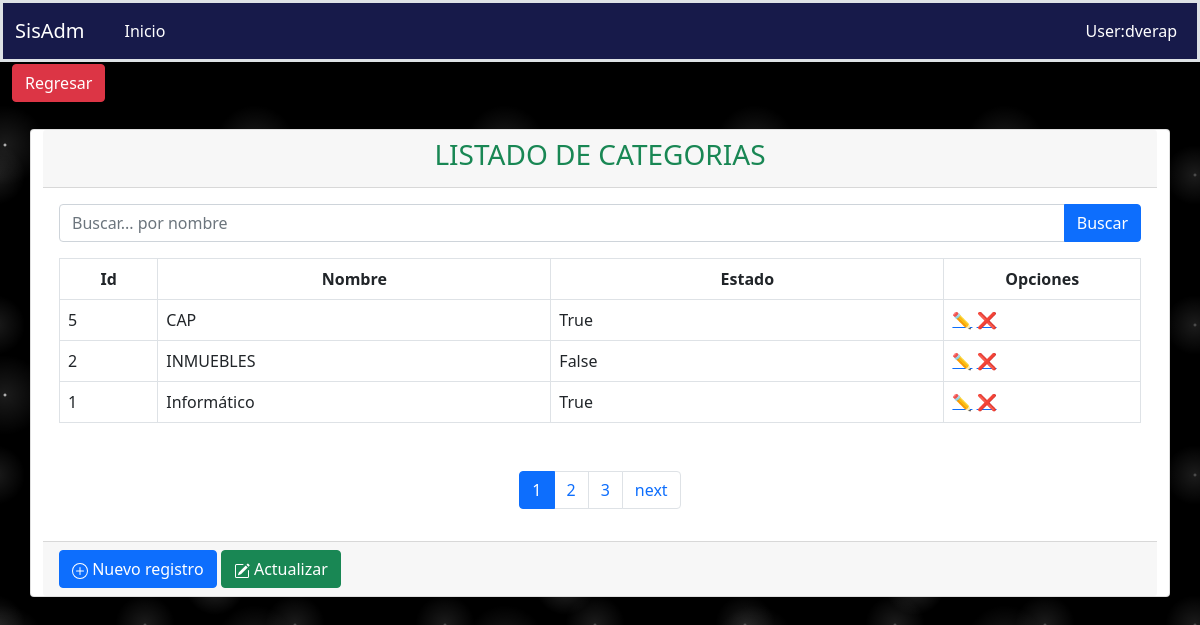
Screenshot of /listcategoria/ with the database file from the repository.
### aplicaciones/activos_fijos/models.py (models this page shows, shortened)
class Categoria(models.Model):
    nombre = models.CharField(max_length=50, blank=True, null=True)
    estado = models.BooleanField(default=True)
    class Meta:
        verbose_name = "Categoria"
        verbose_name_plural = "Categorias"
        ordering = ['nombre']

### aplicaciones/activos_fijos/views/categoria/views.py (the view)
# urls.py: path('listcategoria/', ListCategoria.as_view(), name='listcategoria'),
class ListCategoria(ListView):
    template_name = "categoria/list.html"
    model = Categoria
    context_object_name = 'Categoria'
    paginate_by = 3
    def get_queryset(self):
        query = self.request.GET.get("query")
        print(query)
        if query:
            return self.model.objects.filter(nombre__icontains=query)
        else:
            return self.model.objects.all()
    def get_context_data(self, **kwargs):
        context = super().get_context_data(**kwargs)
        context['url_anterior'] = '/menu_ac'
        context['listar_url']= '/listcategoria'
        context['crear_url'] = '/crearcategoria'
        context['titulo'] = 'LISTADO DE CATEGORIAS'
        context['query'] = self.request.GET.get("query") or ""
        return context

### aplicaciones/activos_fijos/templates/categoria/list.html (shortened to what this page needs)
{% extends 'consulta.html' %}
{% load static %}
{% block search %}
    <form action="{%url 'activos_fijos:listcategoria'%}" method="GET">
      <div class="input-group mb-3">
        <input type="text" name="query" value="{{ query }}" class="form-control" placeholder="Buscar... por nombre" id="idInputSearch" aria-describedby="basic-addon2"/>
        <button type="submit" class="btn btn-primary mr-1" id="idSearchSp">Buscar</button>
      </div>
    </form>
{% endblock %}
{% block columns %}
    <tr class="text-center">
        <th scope="col" style="width: 5%;">Id</th>
        <th scope="col" style="width: 20%;">Nombre</th>
        <th scope="col" style="width: 20%;">Estado</th>
        <th scope="col" style="width: 10%;">Opciones</th>
    </tr>
{% endblock %}
{% block rows %}
    {% for cat in Categoria %}
        <tr class="align-middle" >
            <td>{{ cat.id }}</td>
            <td>{{ cat.nombre }}</td>
            <td>{{ cat.estado }}</td>
             <td class="acciones">
                <a href="{% url 'activos_fijos:actualizarcategoria' cat.id %}"> ✏️</a>
                <a href="{% url 'activos_fijos:eliminarcategoria' cat.id %}"> ❌  </a>
            </td>
        </tr>
    {% endfor %}
{% endblock %}

### static/css/estilos.css (style rules this page uses)
body { background-color:black; background-image: radial-gradient(white, rgba(255,255,255,.2) 2px, transparent 40px), radial-gradient(white, rgba(255,255,255,.15) 1px, transparent 30px), radial-gradient(white, rgba(255,255,255,.1) 2px, transparent 40px), radial-gradient(rgba(255,255,255,.4), rgba(255,255,255,.1) 2px, transparent 30px); background-size: 550px 550px, 350px 350px, 250px 250px, 150px 150px; background-position: 0 0, 40px 60px, 130px 270px, 70px 100px; color: #171a4a; }

### rows the page displays
Categoria: id "5", nombre "CAP", estado "True"
Categoria: id "2", nombre "INMUEBLES", estado "False"
Categoria: id "1", nombre "Informático", estado "True"

### other values shown
{{ titulo }} "LISTADO DE CATEGORIAS"
{{ i }} "1"
{{ i }} "2" "3"
